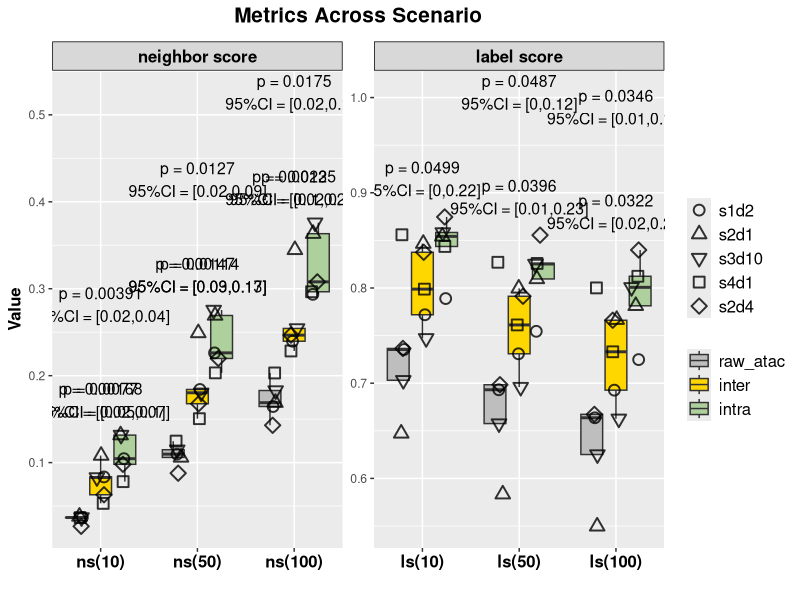
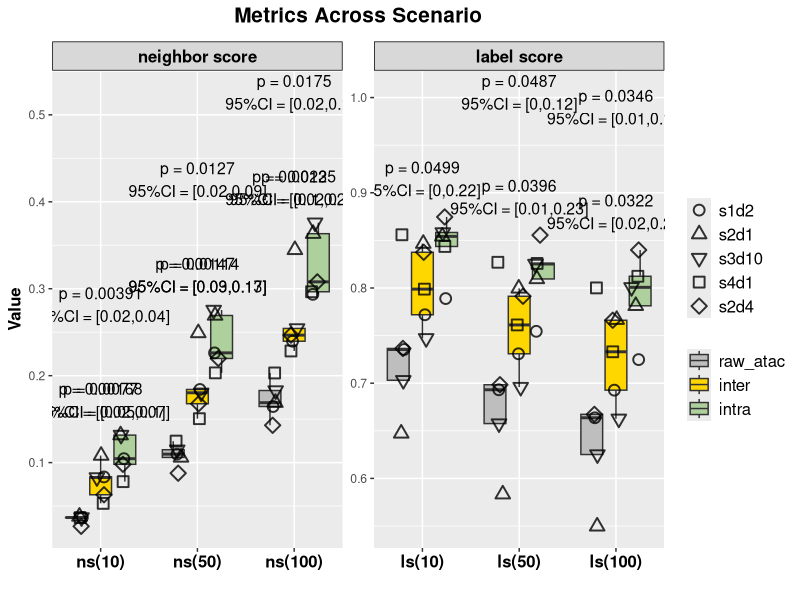

Write R code to recreate these figures, in order.
library(ggplot2)
library(readr)
library(dplyr)
library(tidyr)
library(purrr)
library(jsonlite)


df <- read_csv("test_r4_intrainter_nsls.csv")
r=4

df$Metric <- factor(df$Metric, levels = c("ns(10)", "ns(50)", "ns(100)", 
                                          "ls(10)", "ls(50)", "ls(100)"))
df$Scenario<-factor(df$Scenario,levels=c('raw_atac','inter','intra'))
df$Dataset<-factor(df$Dataset,levels = c('s1d2','s2d1','s3d10','s4d1','s2d4'))


df <- df %>%
  mutate(MetricType = ifelse(grepl("ns", Metric), "neighbor score", "label score"))%>%
  mutate(MetricType = factor(MetricType, levels = c("neighbor score", "label score")))

y_pos <- df %>% 
  group_by(Metric) %>% 
  summarise(max_val = max(Value))


perform_tests <- function(differences, digits_round = r,
                          exact = FALSE, correct = TRUE) {
  d <- differences[is.finite(differences)]
  if (!is.null(digits_round)) d <- round(d, digits_round)
  
  n <- length(d)
  if (n < 2) return(list(p_value = NA_real_, test_method = "insufficient_n"))
  
  if (sd(d) == 0) {
    if (all(abs(d) < .Machine$double.eps)) {
      return(list(p_value = 1, test_method = "no-diff"))
    } else {
      k <- sum(d > 0); n_nonzero <- sum(d != 0)
      p <- binom.test(k, n_nonzero, p = 0.5, alternative = "two.sided")$p.value
      return(list(p_value = p, test_method = "Sign test (binom)"))
    }
  }
  shapiro_p <- if (n >= 3) {
    tryCatch(shapiro.test(d)$p.value, error = function(e) NA_real_)
  } else NA_real_
  
  if (!is.na(shapiro_p) && shapiro_p > 0.05) {
    p <- t.test(d, mu = 0)$p.value
    return(list(p_value = p, test_method = "paired t-test"))
  } else {
    p <- suppressWarnings(wilcox.test(d,alternative = "two.sided",mu = 0, exact = FALSE, correct = TRUE)$p.value)
    return(list(p_value = p, test_method = "Wilcoxon signed-rank"))
  }
}


## intra vs inter
annotation_df <- df %>%
  pivot_wider(names_from = Scenario, values_from = Value) %>%
  mutate(diff =  intra - inter) %>%
  group_by(Metric) %>%
  summarise(
    mean_diff = mean(diff, na.rm = TRUE),
    se_diff = sd(diff, na.rm = TRUE) / sqrt(n()),
    lower_ci = mean_diff - qt(0.975, df = n()-1) * se_diff,
    upper_ci = mean_diff + qt(0.975, df = n()-1) * se_diff,
    test = list(perform_tests(diff)),
    .groups = "drop"
  ) %>%
  mutate(
    p_value = as.numeric(purrr::map_dbl(test, "p_value")),
    test_method = purrr::map_chr(test, "test_method"),
    p_value_label=ifelse(p_value < 0.05,
                              paste0("p = ", signif(p_value, digits = 3)
                              ),NA_character_))%>%
  mutate(
    comparison = "intra vs inter",
    MetricType = factor(case_when(
    grepl("ls", Metric) ~ "label score",
    grepl("ns", Metric) ~ "neighbor score"),
    levels = c("neighbor score", "label score")))

annotation_df <- left_join(annotation_df, y_pos, by = "Metric")
annotation_df$y_position <- ifelse(annotation_df$p_value < 0.05,
                                   annotation_df$max_val + 0.15, 
                                   NA_real_) 



## check inter vs raw_ATAC
annotation_df2 <- df %>%
  pivot_wider(names_from = Scenario, values_from = Value) %>%
  mutate(diff =  inter - raw_atac) %>%
  group_by(Metric) %>%
  summarise(
    mean_diff = mean(diff, na.rm = TRUE),
    se_diff = sd(diff, na.rm = TRUE) / sqrt(n()),
    lower_ci = mean_diff - qt(0.975, df = n()-1) * se_diff,
    upper_ci = mean_diff + qt(0.975, df = n()-1) * se_diff,
    test = list(perform_tests(diff)),
    .groups = "drop"
  ) %>%
  mutate(
    p_value = as.numeric(purrr::map_dbl(test, "p_value")),
    test_method = purrr::map_chr(test, "test_method"),
    p_value_label=ifelse(p_value < 0.05,
                              paste0("p = ", signif(p_value, digits = 3)
                              ),NA_character_))%>%
  mutate(
    comparison = "inter vs raw_ATAC",
    MetricType = factor(case_when(
    grepl("ls", Metric) ~ "label score",
    grepl("ns", Metric) ~ "neighbor score"),
    levels = c("neighbor score", "label score")))

annotation_df2 <- left_join(annotation_df2, y_pos, by = "Metric")
annotation_df2$y_position <- ifelse(annotation_df2$p_value < 0.05,
                                   annotation_df2$max_val + 0.04, 
                                   NA_real_) 

## check intra vs raw_ATAC
annotation_df3 <- df %>%
  pivot_wider(names_from = Scenario, values_from = Value) %>%
  mutate(diff =  intra - raw_atac) %>%
  group_by(Metric) %>%
  summarise(
    mean_diff = mean(diff, na.rm = TRUE),
    se_diff = sd(diff, na.rm = TRUE) / sqrt(n()),
    lower_ci = mean_diff - qt(0.975, df = n()-1) * se_diff,
    upper_ci = mean_diff + qt(0.975, df = n()-1) * se_diff,
    test = list(perform_tests(diff)),
    .groups = "drop"
  ) %>%
  mutate(
    p_value = as.numeric(purrr::map_dbl(test, "p_value")),
    test_method = purrr::map_chr(test, "test_method"),
    p_value_label=ifelse(p_value < 0.05,
                              paste0("p = ", signif(p_value, digits = 3)
                              ),NA_character_))%>%
  mutate(
    comparison = "intra vs raw_ATAC",
    MetricType = factor(case_when(
    grepl("ls", Metric) ~ "label score",
    grepl("ns", Metric) ~ "neighbor score"),
    levels = c("neighbor score", "label score")))

annotation_df3 <- left_join(annotation_df3, y_pos, by = "Metric")
annotation_df3$y_position <- ifelse(annotation_df3$p_value < 0.05,
                                    annotation_df3$max_val + 0.04, 
                                    NA_real_) 

combined_annot <- bind_rows(annotation_df, annotation_df2, annotation_df3) %>%
  #filter(p_value < 0.05) %>%
  group_by(Metric) %>%
  ungroup()

out <- combined_annot %>%
  mutate(test = map_chr(test, ~ toJSON(.x, auto_unbox = TRUE)))
write_csv(out, paste0('intrainter_nsls_r','_r',r,"_test.csv"))


ggplot(df, aes(x = Metric, y = Value,)) +
  geom_boxplot(aes(group = interaction(Metric, Scenario), fill = Scenario), 
               alpha = 1, outlier.shape = NA) + 
  geom_jitter(
    aes(group = interaction(Metric, Scenario), shape = Dataset),
    position = position_jitterdodge(
      jitter.width = 0.3,   
      dodge.width = 0.6     
    ),size = 3,alpha = 0.8,color = "black",stroke = 1)+
  scale_fill_manual(values = c('raw_atac'='grey',"intra" = "#aed09c", "inter" = "#FFD700")) +  
  # scale_color_manual(values = c("s1d2" = "#2ca02c", "s2d1" = "#d62728", "s2d4" = "purple", 
  #                               "s4d1" = "#8c564b", "s3d10" = "#FF6699")) +  
  scale_shape_manual(
    values = c(
      "s1d2" = 1,    
      "s2d1" = 2,    
      "s2d4" = 5,    
      "s4d1" = 0,    
      "s3d10" = 6   
    ))+
  scale_x_discrete(expand = expansion(add = c(0.5, 0.5))) +  
  guides(shape = guide_legend(order = 1), fill = guide_legend(order = 2)) + 
  facet_wrap(~MetricType, scales = "free")+
  theme_set(theme_bw())+
  # theme_minimal() +
  theme(
    axis.text.x = element_text(angle = 0, hjust = 0.5, size = 12, face = "bold", color = "black", margin = margin(t =2)),
    axis.title = element_text(size = 12, color = "black", face = "bold"),
    legend.title = element_blank(),
    plot.title = element_text(hjust = 0.5, size = 15, face = "bold",margin = margin(b = 10)),
    legend.text = element_text(size = 12),
    strip.background = element_rect(fill = rgb(0.5, 0.5, 0.5, 0.3),color = "black", size = 0.5), 
    strip.text = element_text(size = 12, face = "bold", color = "black"),  
    strip.text.x = element_text(size = 12, face = "bold",color = "black"), 
  ) +
  labs(title = "Metrics Across Scenario", x = "", y = "Value") +
  geom_text(
    data = combined_annot[combined_annot$p_value<0.05,],
    aes(x = Metric, y = y_position,group = MetricType,  
        label = paste0(p_value_label, "\n95%CI = [", 
                       round(lower_ci, 2), ",", 
                       round(upper_ci, 2), "]")),
    inherit.aes = FALSE,size = 4,
    color = "black",hjust = 0.5)

ggsave(paste0("intrainter_nsls_r",r,'.pdf'), plot = last_plot(), 
       width = 10, height = 6, units = "in",dpi=300)
